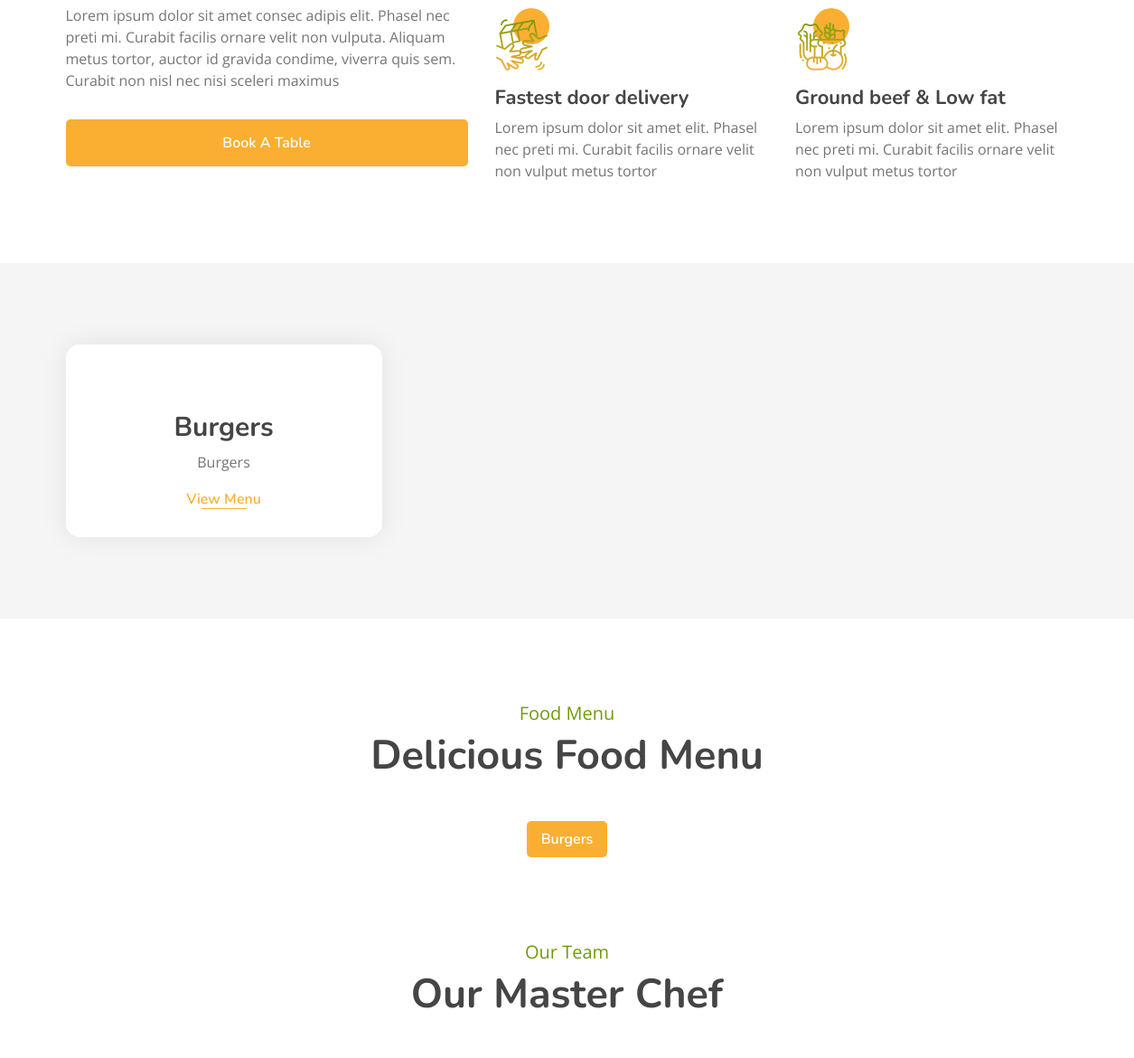
The app's page / (middle part), older data.
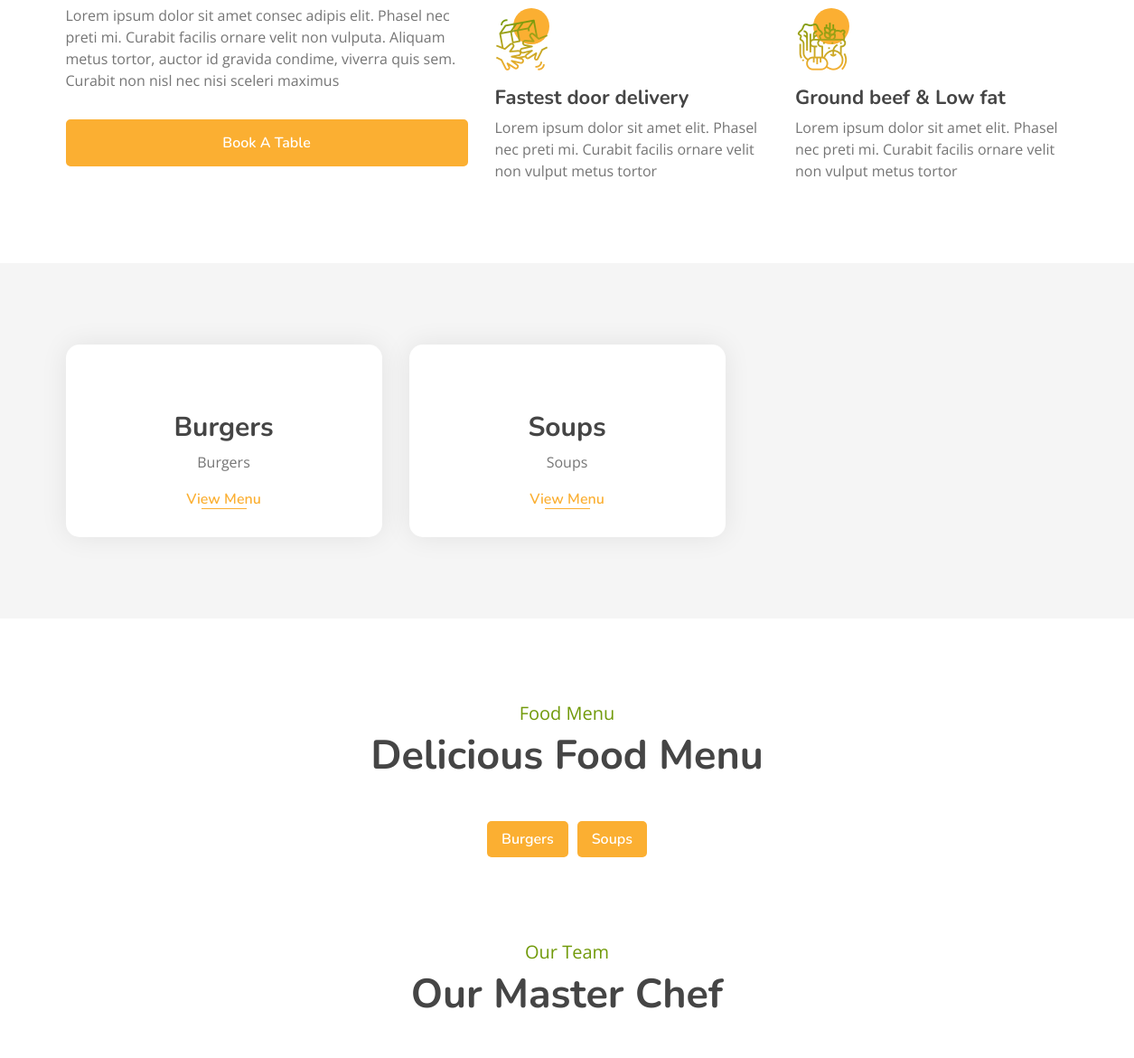
The same page, newer data.
### myapp/models.py (models this page shows, shortened)
class Category(models.Model):
    name = models.CharField(max_length=100, unique=True)
    image = models.ImageField(upload_to="categories/%Y/%m/%d")
    icon = models.CharField(max_length=50, blank=True)
    description = models.TextField()
    added_on = models.DateTimeField(auto_now_add=True)
    updated_on = models.DateTimeField(auto_now=True)

### myapp/views.py (the view)
# urls.py: path('', views.index, name="index"),
def index(request):
    context = {}
    cats = Category.objects.all().order_by('name')
    context['categories'] = cats
    dishes = []
    for cat in cats:
        dishes.append({
            'cat_id': cat.id,
            'cat_name': cat.name,
            'cat_img': cat.image,
            'items': list(cat.dish_set.all().values())
        })
    context['menu'] = dishes
    return render(request, 'index.html', context)

### template/index.html (shortened to what this page needs)
{% extends "base.html" %}
{% block content %}
        <div class="feature">
            <div class="container">
                <div class="row">
                    <div class="col-lg-5">
                        <div class="feature-text">
                            <p>
                                Lorem ipsum dolor sit amet consec adipis elit. Phasel nec preti mi. Curabit facilis ornare velit non vulputa. Aliquam metus tortor, auctor id gravida condime, viverra quis sem. Curabit non nisl nec nisi sceleri maximus
                            </p>
                            <a class="btn custom-btn" href="{% url 'contact' %}">Book A Table</a>
                        </div>
                    </div>
                    <div class="col-lg-7">
                        <div class="row">
                            <div class="col-sm-6">
                            </div>
                            <div class="col-sm-6">
                            </div>
                        </div>
                        <div class="row">
                            <div class="col-sm-6">
                                <div class="feature-item">
                                    <i class="flaticon-courier"></i>
                                    <h3>Fastest door delivery</h3>
                                    <p>
                                        Lorem ipsum dolor sit amet elit. Phasel nec preti mi. Curabit facilis ornare velit non vulput metus tortor
                                    </p>
                                </div>
                            </div>
                            <div class="col-sm-6">
                                <div class="feature-item">
                                    <i class="flaticon-fruits-and-vegetables"></i>
                                    <h3>Ground beef & Low fat</h3>
                                    <p>
                                        Lorem ipsum dolor sit amet elit. Phasel nec preti mi. Curabit facilis ornare velit non vulput metus tortor
                                    </p>
                                </div>
                            </div>
                        </div>
                    </div>
                </div>
            </div>
        </div>
        <div class="food">
            <div class="container">
                <div class="row align-items-center">
                {% for cat in categories %}
                    <div class="col-md-4">
                        <div class="food-item">
                            <h2>{{cat.name}}</h2>
                            <p>
                                {{cat.description}}
                            </p>
                            <a href="{% url 'all_dishes' %}?q={{cat.id}}">View Menu</a>
                        </div>
                    </div>
                {% endfor %}
                </div>
            </div>
        </div>
        <div class="menu">
            <div class="container">
                <div class="section-header text-center">
                    <p>Food Menu</p>
                    <h2>Delicious Food Menu</h2>
                </div>
                <div class="menu-tab">
                    <ul class="nav nav-pills justify-content-center">
                        {% for category in menu %}
                            <li class="nav-item">
                                <a class="nav-link" data-toggle="pill" href="#c-{{category.cat_id}}">{{category.cat_name}}</a>
                            </li>
                        {% endfor %}
                    </ul>
                    <div class="tab-content">
                    </div>
                </div>
            </div>
        </div>
        <div class="team">
            <div class="container">
                <div class="section-header text-center">
                    <p>Our Team</p>
                    <h2>Our Master Chef</h2>
                </div>
            </div>
        </div>
{% endblock %}

### template/base.html (shortened to what this page needs)
<!DOCTYPE html>
{% load static %}
<html lang="en">
    <head>
        <link href="https://stackpath.bootstrapcdn.com/bootstrap/4.4.1/css/bootstrap.min.css" rel="stylesheet">
        <link href="https://cdnjs.cloudflare.com/ajax/libs/font-awesome/6.4.2/css/all.min.css" rel="stylesheet">
        <link href="https://cdnjs.cloudflare.com/ajax/libs/font-awesome/5.10.0/css/all.min.css" rel="stylesheet">
        <link href="/static/lib/animate/animate.min.css" rel="stylesheet">
        <link href="/static/lib/owlcarousel/assets/owl.carousel.min.css" rel="stylesheet">
        <link href="/static/lib/flaticon/font/flaticon.css" rel="stylesheet">
        <link href="/static/lib/tempusdominus/css/tempusdominus-bootstrap-4.min.css" rel="stylesheet" />
        <link href="/static/css/styles.css" rel="stylesheet">
    </head>
    <body>
        {% block content %}
        {% endblock %}
    </body>
</html>

### static/css/styles.css (style rules this page uses)
body { color: #757575; background: #ffffff; font-family: "open sans", sans-serif; }
h1, h2, h3, h4, h5, h6 { color: #454545; font-family: "Nunito", sans-serif; }
a { font-family: "Nunito", sans-serif; font-weight: 600; color: #fbaf32; transition: 0.3s; }
.btn.custom-btn { padding: 12px 25px; font-family: "Nunito", sans-serif; font-size: 16px; font-weight: 600; color: #ffffff; background: #fbaf32; border: 2px solid #fbaf32; border-radius: 5px; transition: 0.5s; }
[class^="flaticon-"]:before, [class*=" flaticon-"]:before, [class^="flaticon-"]:after, [class*=" flaticon-"]:after { font-size: inherit; margin-left: 0; }
.section-header { position: relative; margin-bottom: 45px; }
.section-header p { color: #719a0a; margin-bottom: 5px; position: relative; font-size: 20px; }
.section-header h2 { margin: 0; position: relative; font-size: 45px; font-weight: 700; }
.food { position: relative; width: 100%; padding: 90px 0 60px 0; margin: 45px 0; background: rgba(0, 0, 0, 0.04); }
.food .food-item { position: relative; width: 100%; margin-bottom: 30px; padding: 50px 30px 30px; text-align: center; background: #ffffff; border-radius: 15px; box-shadow: 0 0 30px rgba(0, 0, 0, 0.08); transition: 0.3s; }
.food .food-item h2 { font-size: 30px; font-weight: 700; }
.food .food-item a { position: relative; font-size: 16px; }
.food .food-item a::after { position: absolute; content: ""; width: 50px; height: 1px; bottom: 0; left: calc(50% - 25px); background: #fbaf32; transition: 0.3s; }
.feature { position: relative; width: 100%; padding: 45px 0 0 0; }
.feature .feature-text { position: relative; width: 100%; }
.feature .feature-text .btn { width: 100%; margin-top: 15px; margin-bottom: 45px; }
.feature .feature-item { width: 100%; margin-bottom: 45px; }
.feature .feature-item i { position: relative; display: block; color: #719a0a; font-size: 60px; line-height: 60px; margin-bottom: 15px; background-image: linear-gradient(#719a0a, #fbaf32); -webkit-background-clip: text; -webkit-text-fill-color: transparent; }
.feature .feature-item i::after { position: absolute; content: ""; width: 40px; height: 40px; top: -10px; left: 20px; background: #fbaf32; border-radius: 30px; z-index: -1; }
.feature .feature-item h3 { font-size: 22px; font-weight: 700; }
.menu { position: relative; padding: 45px 0 15px 0; }
.menu .menu-tab { position: relative; }
.menu .menu-tab .nav.nav-pills .nav-link { color: #ffffff; background: #fbaf32; border-radius: 5px; margin: 0 5px; }
.menu .menu-tab .tab-content { padding: 30px 0 0 0; background: transparent; }
.team { position: relative; width: 100%; padding: 45px 0 15px 0; }

Row changes from the older to the newer data that the page shows:
added Category: name "Soups", description "Soups", cat_name "Soups"
